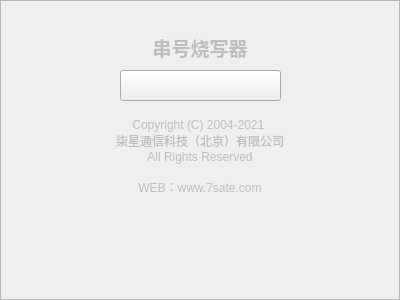
<?xml version="1.0" encoding="UTF-8"?>
<ui version="4.0">
 <class>FormAbout</class>
 <widget class="QWidget" name="FormAbout">
  <property name="enabled">
   <bool>true</bool>
  </property>
  <property name="geometry">
   <rect>
    <x>0</x>
    <y>0</y>
    <width>400</width>
    <height>300</height>
   </rect>
  </property>
  <property name="sizePolicy">
   <sizepolicy hsizetype="Preferred" vsizetype="Preferred">
    <horstretch>0</horstretch>
    <verstretch>0</verstretch>
   </sizepolicy>
  </property>
  <property name="windowTitle">
   <string>关于软件</string>
  </property>
  <widget class="QTextEdit" name="textEdit">
   <property name="enabled">
    <bool>false</bool>
   </property>
   <property name="geometry">
    <rect>
     <x>0</x>
     <y>0</y>
     <width>400</width>
     <height>300</height>
    </rect>
   </property>
   <property name="sizePolicy">
    <sizepolicy hsizetype="Minimum" vsizetype="Ignored">
     <horstretch>0</horstretch>
     <verstretch>0</verstretch>
    </sizepolicy>
   </property>
   <property name="html">
    <string>&lt;!DOCTYPE HTML PUBLIC &quot;-//W3C//DTD HTML 4.0//EN&quot; &quot;http://www.w3.org/TR/REC-html40/strict.dtd&quot;&gt;
&lt;html&gt;&lt;head&gt;&lt;meta name=&quot;qrichtext&quot; content=&quot;1&quot; /&gt;&lt;style type=&quot;text/css&quot;&gt;
p, li { white-space: pre-wrap; }
&lt;/style&gt;&lt;/head&gt;&lt;body style=&quot; font-family:'SimSun'; font-size:9pt; font-weight:400; font-style:normal;&quot;&gt;
&lt;p style=&quot;-qt-paragraph-type:empty; margin-top:0px; margin-bottom:0px; margin-left:0px; margin-right:0px; -qt-block-indent:0; text-indent:0px; font-family:'SimSun';&quot;&gt;&lt;br /&gt;&lt;/p&gt;
&lt;p style=&quot;-qt-paragraph-type:empty; margin-top:0px; margin-bottom:0px; margin-left:0px; margin-right:0px; -qt-block-indent:0; text-indent:0px; font-family:'SimSun';&quot;&gt;&lt;br /&gt;&lt;/p&gt;
&lt;p align=&quot;center&quot; style=&quot; margin-top:0px; margin-bottom:0px; margin-left:0px; margin-right:0px; -qt-block-indent:0; text-indent:0px;&quot;&gt;&lt;span style=&quot; font-family:'SimSun'; font-size:14pt; font-weight:600;&quot;&gt;串号烧写器&lt;/span&gt;&lt;/p&gt;
&lt;p style=&quot;-qt-paragraph-type:empty; margin-top:0px; margin-bottom:0px; margin-left:0px; margin-right:0px; -qt-block-indent:0; text-indent:0px; font-family:'SimSun';&quot;&gt;&lt;br /&gt;&lt;/p&gt;
&lt;p align=&quot;center&quot; style=&quot; margin-top:0px; margin-bottom:0px; margin-left:0px; margin-right:0px; -qt-block-indent:0; text-indent:0px;&quot;&gt;&lt;span style=&quot; font-family:'SimSun';&quot;&gt;version 1.2.0412&lt;/span&gt;&lt;/p&gt;
&lt;p align=&quot;center&quot; style=&quot;-qt-paragraph-type:empty; margin-top:0px; margin-bottom:0px; margin-left:0px; margin-right:0px; -qt-block-indent:0; text-indent:0px; font-family:'SimSun';&quot;&gt;&lt;br /&gt;&lt;/p&gt;
&lt;p align=&quot;center&quot; style=&quot;-qt-paragraph-type:empty; margin-top:0px; margin-bottom:0px; margin-left:0px; margin-right:0px; -qt-block-indent:0; text-indent:0px; font-family:'SimSun';&quot;&gt;&lt;br /&gt;&lt;/p&gt;
&lt;p align=&quot;center&quot; style=&quot; margin-top:0px; margin-bottom:0px; margin-left:0px; margin-right:0px; -qt-block-indent:0; text-indent:0px;&quot;&gt;&lt;span style=&quot; font-family:'SimSun';&quot;&gt;Copyright (C) 2004-2021 &lt;/span&gt;&lt;/p&gt;
&lt;p align=&quot;center&quot; style=&quot; margin-top:0px; margin-bottom:0px; margin-left:0px; margin-right:0px; -qt-block-indent:0; text-indent:0px;&quot;&gt;&lt;span style=&quot; font-family:'SimSun';&quot;&gt;柒星通信科技（北京）有限公司&lt;/span&gt;&lt;/p&gt;
&lt;p align=&quot;center&quot; style=&quot; margin-top:0px; margin-bottom:0px; margin-left:0px; margin-right:0px; -qt-block-indent:0; text-indent:0px;&quot;&gt;&lt;span style=&quot; font-family:'SimSun';&quot;&gt;All Rights Reserved&lt;/span&gt;&lt;/p&gt;
&lt;p align=&quot;center&quot; style=&quot;-qt-paragraph-type:empty; margin-top:0px; margin-bottom:0px; margin-left:0px; margin-right:0px; -qt-block-indent:0; text-indent:0px; font-family:'SimSun';&quot;&gt;&lt;br /&gt;&lt;/p&gt;
&lt;p align=&quot;center&quot; style=&quot; margin-top:0px; margin-bottom:0px; margin-left:0px; margin-right:0px; -qt-block-indent:0; text-indent:0px;&quot;&gt;&lt;span style=&quot; font-family:'SimSun';&quot;&gt;WEB：www.7sate.com&lt;/span&gt;&lt;/p&gt;
&lt;p align=&quot;center&quot; style=&quot;-qt-paragraph-type:empty; margin-top:0px; margin-bottom:0px; margin-left:0px; margin-right:0px; -qt-block-indent:0; text-indent:0px; font-family:'SimSun';&quot;&gt;&lt;br /&gt;&lt;/p&gt;&lt;/body&gt;&lt;/html&gt;</string>
   </property>
  </widget>
  <widget class="QPushButton" name="sw_version">
   <property name="geometry">
    <rect>
     <x>120</x>
     <y>70</y>
     <width>161</width>
     <height>31</height>
    </rect>
   </property>
   <property name="text">
    <string/>
   </property>
  </widget>
 </widget>
 <resources/>
 <connections/>
</ui>
